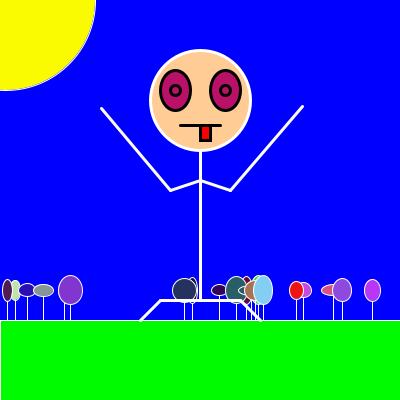
Frame 1 (no input)
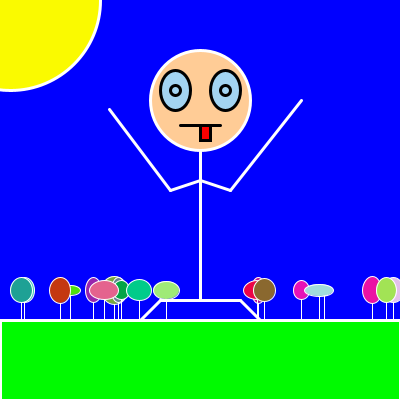
Frame 2 (the mouse pressed at the canvas centre, redrawn once)

The Processing sketch that drew these frames (run headless with seeded random() and noise(); the mouse was pressed at the canvas centre and the sketch redrawn once):

// Processing sketch: processing_111864
// ── processing_111864.pde

Guy guy; 
Enviro enviro;

int[] flowers = new int[20];

int sunX = 0;
int sunY = 0;
int sunSpeed = 5;
float sunAngle = 0;

color backRGB = color (0, 0, 255); 

float eyeR;
float eyeG;
float eyeB;

int leftarmX;
int leftarmY;
int rightarmX;
int rightarmY;

int flowersX;
int flowersY;

int flowerR;
int flowerG;
int flowerB;
int flowerA;

float flowerWidth;
float flowerHeight;

boolean cloud = false;

void setup() 
{
  size (400, 400);
  smooth();
  noStroke();
  noLoop();
  frameRate(50);
  
  guy = new Guy();
  enviro = new Enviro();

//  //flowers initializing
//  for (int i = 0; i < flowers.length; i++) {
//    flowers[i] = flowers[i];
//  }
}

void draw() 
{
  background (backRGB);  //local color variable for blue background
  stroke(255);

  if (cloud) {
    clouds();
  }
  else {
    bouncingSun();
  }

  enviro.display();
  guy.display();
}

class Guy {
  void display() {

    strokeWeight(3);
    line(160, 300, 240, 300); //legs
    line(240, 300, 260, 320); //right
    line(160, 300, 140, 320); //left

    leftarmX = (int) random(100, 110);  //left arm
    leftarmY = (int) random(100, 110);
    line(200, 180, 170, 190); 
    line(170, 190, leftarmX, leftarmY);

    rightarmX = (int) random(300, 310);  //right arm
    rightarmY = (int) random(100, 110);
    line(200, 180, 230, 190); //right arm
    line(230, 190, rightarmX, rightarmY);

    stroke(255);
    line(200, 150, 200, 300); //body

    stroke(255);                  //head
    strokeWeight(3);
    fill(255, 204, 150);              
    ellipse(200, 100, 100, 100);

    stroke(0);                          //eyes
    eyeR = random(255);
    eyeG = random(255);
    eyeB = random(255);
    fill(eyeR, eyeG, eyeB);           
    ellipse(225, 90, 30, 40);
    ellipse(175, 90, 30, 40);
    fill(eyeR, eyeG, eyeB);      // pupils
    ellipse (175, 90, 10, 10);
    ellipse (225, 90, 10, 10);

    strokeWeight(3);       //mouth
    line(180, 125, 220, 125);
    fill(250, 0, 0);
    rectMode(CORNER);
    rect(200, 125, 10, 15);
  }
}

class Enviro {
  void display() {

    rectMode(CORNER); //grass
    fill(0, 250, 0);
    rect(0, 320, 400, 80);

    //random flowers
    for (int i = 0; i < flowers.length; i++) {
      flowers[i] = flowers[i];

      flowersX= (int) random(0, 400);  
      flowersY= 320;
      flowerWidth = (int) random (10, 30);
      flowerHeight = (int) random (10, 30);
      flowerR = (int) random(255);
      flowerG = (int) random(255);
      flowerB = (int) random(255);
      flowerA = (int) random(100);
      strokeWeight(1);
      line (flowersX, flowersY, flowersX, 290);
      fill(flowerR, flowerG, flowerB);
      ellipse(flowersX, 290, flowerWidth, flowerHeight);
    }
  }
}
void clouds()
{
  stroke(0);        //clouds
  fill(125);  
  ellipse(80, 30, 100, 50);
  ellipse(150, 30, 100, 50);
  ellipse(260, 30, 100, 50);
  ellipse(300, 30, 100, 50);
}

void bouncingSun()
{
  fill (250, 250, 0);      //sun
  sunX = sunX + sunSpeed;

  if ((sunX > width) || (sunX < 0)) {    //bouncing sun
    sunSpeed = sunSpeed * -1;
    backRGB = backRGB + 60;
  }
  //  sunAngle = (sunAngle + 0.03)%PI;
  ellipse (sunX, sunY, 180, 180);
}

void keyPressed()  //clouds
{
  if (key == ' ') {
    redraw();
  } 
  else {
    cloud = !cloud;
    redraw();
  }
}
